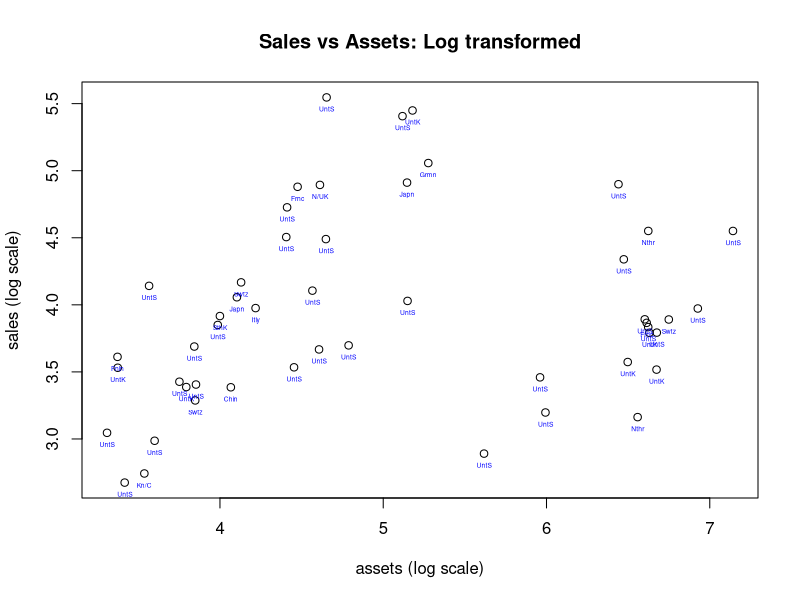
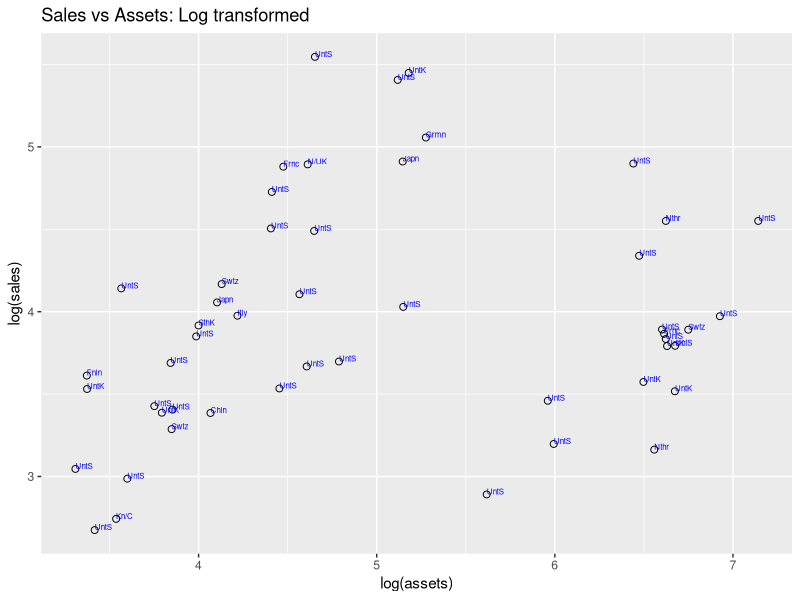
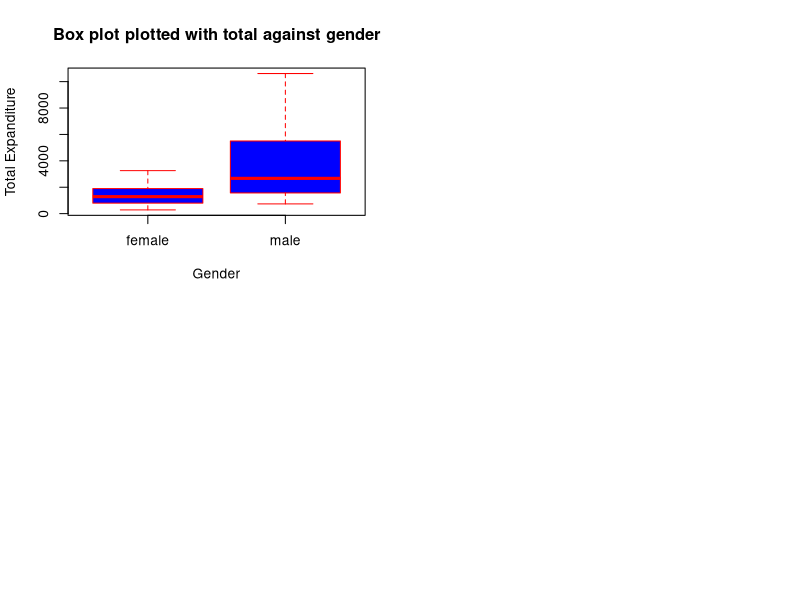
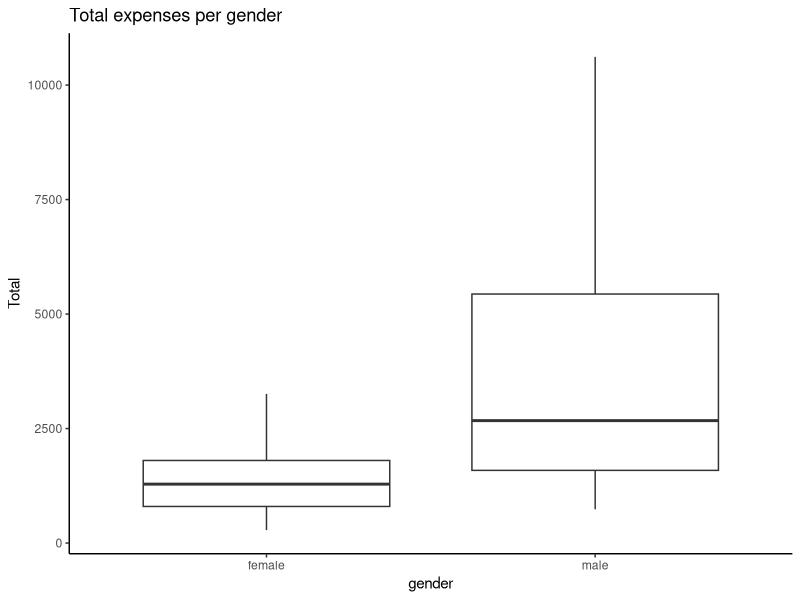
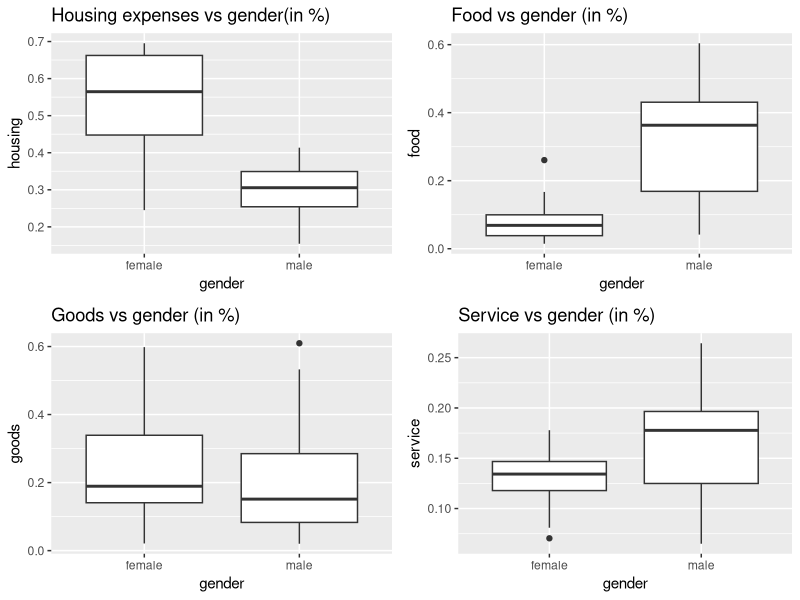
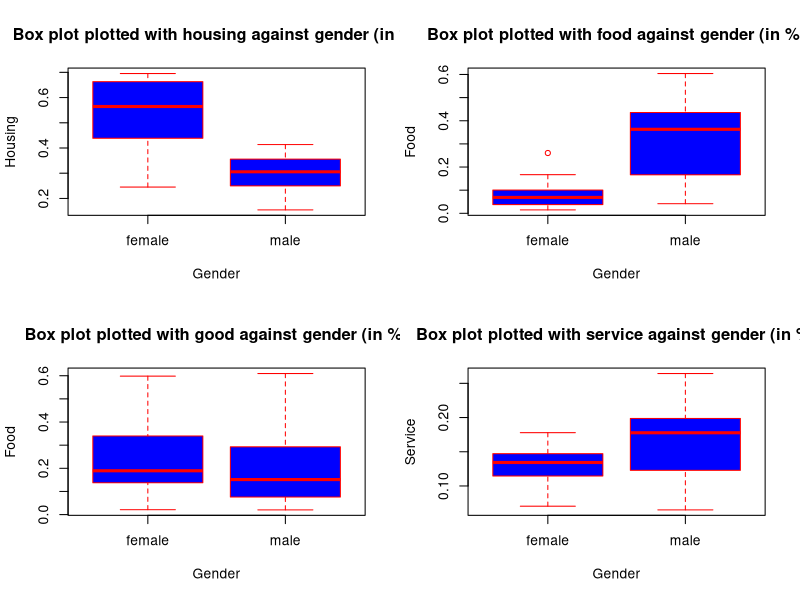
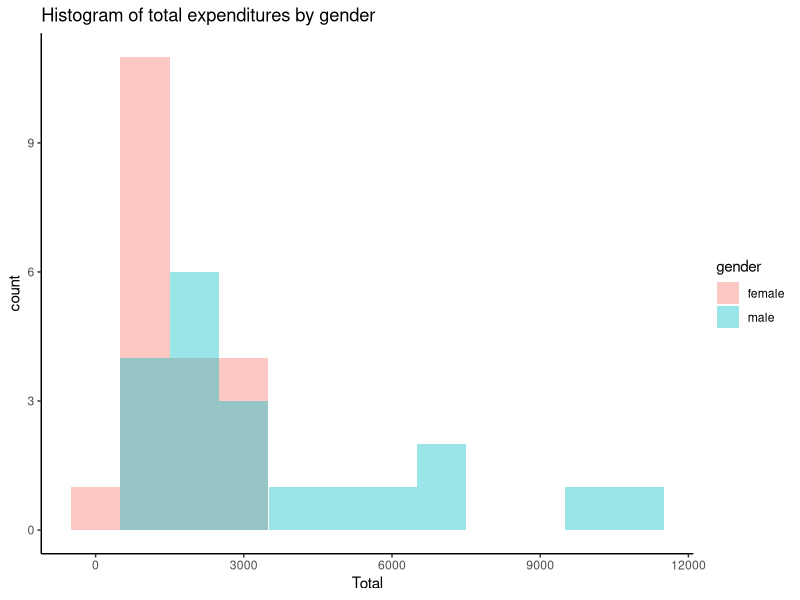
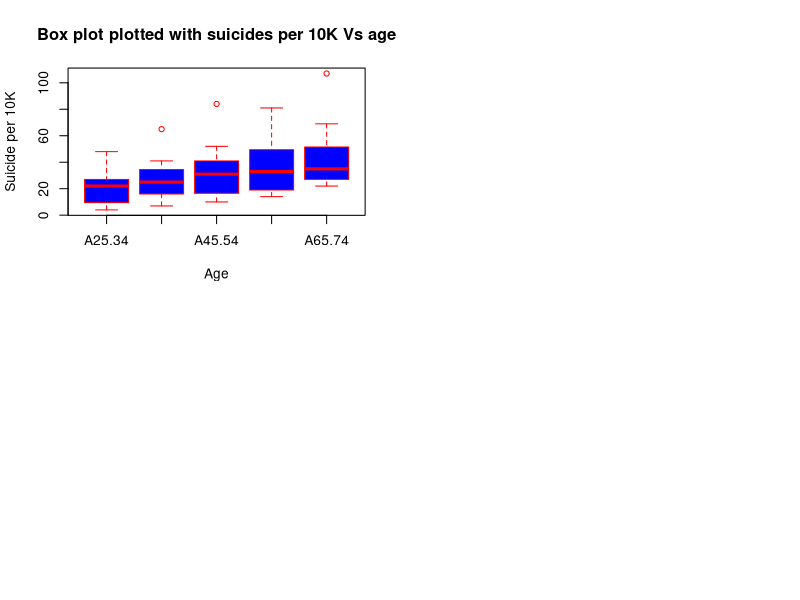

Reproduce these figures in R, in order.
## ---- chunk 1
knitr::opts_chunk$set(message=F,warning=F,echo=F,fig_height=10,fig_width=7,cache = F)
## ---- chunk 2
library('HSAUR3')  #loading the library
# head(Forbes2000) # Viewing top 6 data of the dataframe Forbes2000


# creating a different dataframe with the data of country named in question.
subset.bycountry <- subset(Forbes2000, country %in% c("United States","United Kingdom","France","Germany"))


# first calculating the median by removing all the NAs, and naming this data as country and median
by.country <- setNames(aggregate(subset.bycountry$profits, by = list(subset.bycountry$country), function(x){median(x,na.rm=T)}), c("country", "median"))


# printing the median profit of those country
by.country


## ---- chunk 3
# From the data Forbes2000 selecting only those "Name whose country is Germany and whose profite is less than zero
Forbes2000[Forbes2000$country == "Germany" & Forbes2000$profits < 0, "name"]

## ---- chunk 4
# Sorting the data in decreasing order gives the max to min no of categories for Bermuda island's companies.

sort(table(Forbes2000[Forbes2000$country == "Bermuda", "category"]),decreasing = TRUE)
# head(business.category)

## ---- chunk 5
# Arranging the data according to the profit in decending order 
forbes.data <- Forbes2000[order(Forbes2000$profits,decreasing= TRUE),] 
plot(
    log(forbes.data[1:50, "assets"]), # since data was wide spread there fore using the log scale
    log(forbes.data[1:50, "sales"]), # 1:50 because 50 most profitable company is to be plotted 
    ylab = "sales (log scale)",
    xlab = "assets (log scale)",
    main = "Sales vs Assets: Log transformed")
text(
    x = log(forbes.data[1:50, "assets"]),
    y = log(forbes.data[1:50, "sales"]),
    labels = abbreviate(forbes.data$country[1:50]),
    col = "blue",
    font = 1,
     cex= 0.4,
    pos = 1
)


library(ggplot2)
ggplot(forbes.data[1:50, ], aes(x = log(assets), y = log(sales))) +
    geom_point(shape = 1, size = 2) +
    geom_text(aes(label = abbreviate(country)), hjust = 0, cex= 2, vjust = 0,col = "blue",
    font = 1) +
    labs(title = "Sales vs Assets: Log transformed", color = "country")




## ---- chunk 6
# here every data is in the billion USD
Subset.sales <- Forbes2000[,c("country","sales","profits")]

sales.USD <- 
  setNames(aggregate(Subset.sales$sales, by = list(Subset.sales$country), 
                     function(x){mean(x,na.rm=T)}), c("country", "mean_sales"))
head(sales.USD)

require(dplyr)
Lessthan5b.data <- na.omit(Subset.sales[Subset.sales$profits >= 5,])
Lessthan5b.data %>% count(country)


## ---- chunk 7
data("household", package = "HSAUR3")
head(household)

# Adding all the expances to find the total. Including Total as column for the dara House hold
household$Total <- household$housing+household$food+household$goods+
  household$service

# head(household)

# plotting genders VS total to know which gender has high expanditure
par(mfrow=c(2,2))
boxplot(household$Total ~ household$gender,
data= household,
main="Box plot plotted with total against gender",
xlab="Gender",
ylab="Total Expanditure",
col="Blue",
border="Red"
)

# plot via ggplot
ggplot(household, aes(x=gender, y=Total))+geom_boxplot() +
  labs(title = "Total expenses per gender") + 
  theme_classic()


# Converting into the same units
household$housing <- household$housing/household$Total
household$food <- household$food/household$Total
household$goods <- household$goods/household$Total
household$service <- household$service/household$Total

library(ggplot2)
a <- ggplot(household, aes(x= gender,y=housing))+geom_boxplot()+
              labs(title = "Housing expenses vs gender(in %)")
b <- ggplot(household, aes(x= gender,y=food))+geom_boxplot()+
              labs(title = "Food vs gender (in %)")
c <- ggplot(household, aes(x= gender,y=goods))+geom_boxplot()+
              labs(title = "Goods vs gender (in %)")
d <- ggplot(household, aes(x= gender,y=service))+geom_boxplot()+
              labs(title = "Service vs gender (in %)")

# COmbine all plot in one 
library(gridExtra)
grid.arrange(a,b,c,d, nrow=2, ncol=2)

par(mfrow=c(2,2))
boxplot(household$housing ~ household$gender,
data= household,
main="Box plot plotted with housing against gender (in %)",
xlab="Gender",
ylab="Housing",
col="Blue",
border="Red"
)

boxplot(household$food ~ household$gender,
data= household,
main="Box plot plotted with food against gender (in %)",
xlab="Gender",
ylab="Food",
col="Blue",
border="Red"
)
boxplot(household$good ~ household$gender,
data= household,
main="Box plot plotted with good against gender (in %)",
xlab="Gender",
ylab="Food",
col="Blue",
border="Red"
)

boxplot(household$service ~ household$gender,
data= household,
main="Box plot plotted with service against gender (in %)",
xlab="Gender",
ylab="Service",
col="Blue",
border="Red"
)


ggplot(household, aes(x=Total, fill=gender)) +
  geom_histogram(position="identity", alpha=0.4, binwidth = 1000) + 
  labs(title = "Histogram of total expenditures by gender" ) + 
  theme_classic()

## ---- chunk 8
data("suicides2", package = "HSAUR3")
# head(suicides2)

boxplot(suicides2,
data= suicides2,
main="Box plot plotted with suicides per 10K Vs age",
xlab="Age",
ylab="Suicide per 10K",
col="Blue",
border="Red"
)

library(reshape2)
sucicide.melted <- melt(suicides2)
ggplot(sucicide.melted, aes(x= factor(variable),y=value))+
  geom_boxplot()+
  labs(title = "Box plot plotted with suicides per 10K Vs age")+
  xlab("Age") + ylab("Suicide per 10K")

## ---- chunk 9
# head(chickwts)
1.4826*(median(abs(chickwts$weight- median(chickwts$weight))))
    

mad(chickwts$weight, center = median(chickwts$weight), constant = 1.4826)
## ---- chunk 10
state.df <- data.frame(income=state.x77[,"Income"],
                    name=state.name,
                    div=state.division)
newE.data <- subset(state.df,div== "New England")
(newE.data[which(newE.data$income == min(newE.data$income)),])

## ---- chunk 11

data(Cars93,package= "MASS")
# Cars93
df.cars93 <- Cars93[Cars93$MPG.highway < 25 & Cars93$Weight > 3500, c("Model", "Price", "MPG.highway", "Weight")]
df.cars93[with(df.cars93, order(Price)), ]

## ---- chunk 12
data(Cars93,package= "MASS")
mycars <- Cars93[,c("Min.Price","Max.Price","MPG.city","MPG.highway","EngineSize","Length","Weight")]
cars.Means <- sapply(mycars, FUN = mean)
cars.Means

## ---- chunk 13
std.error <- function(x){sqrt(var(x)/length(x))} #Sd = square root of variance 
cars.std.Errors <- lapply(mycars, std.error)
cars.std.Errors

## ---- chunk 14
data(iris3)
apply(iris3, c(2,3), FUN = mean) #c(2.3) is the margin across which we should perform the function. Since we don not need to perform across rowsbut using 2 (column) and 3 (calculating across column for the third dimension data as well)

## ---- chunk 15
apply(iris3,2,FUN = mean) # the margin = 2 because we are calculating across column for all data

## ---- chunk 16
mydata <- data.frame(state.x77, state.region=state.region,stringsAsFactors = FALSE)
tapply(mydata$Income,mydata$state.region,mean)

## ---- chunk 17
mydata <- data.frame(state.x77, state.division=state.division,stringsAsFactors = FALSE)
tapply(mydata$Illiteracy,mydata$state.division, max)

## ---- chunk 18
mydata <- data.frame(state.x77, state.region=state.region, state.name=state.name, stringsAsFactors = FALSE)
tapply(mydata$state.name,mydata$state.region,length)

## ---- chunk 19
    chick.aov <- aov( weight ~ feed, chickwts)
    
    # summary aov
    summary.aov(chick.aov)
    
    # post-hoc test (Tukey HSD)
    TukeyHSD(chick.aov)

## ---- chunk 20
library(HSAUR3)
  library(stats)
  attach(chickwts)
  head(chickwts)
  t.test(chickwts$weight, mu=240)
  
   ttest=function(x,mu,alpha){
    # x = data
    # mu = sample mean, 
    # alpha = alpha 
    # level = (1-confidence level)
    me=mean(x$weight)
    p1=qt(alpha/2,(nrow(x)-1))
    p2=qt(1-alpha/2,(nrow(x)-1))
    s=sqrt(var(x$weight))
    n=nrow(x)
    
    T=(me-mu)/(s/sqrt(nrow(x))) 
    P=seq(1,1,1)
    P[1]=2*(1-pt(T,n))
    P=data.frame(P)
    return (cbind(P,T))
  }
  
  t_test_values <- ttest(chickwts,240,0.05)
  print ("T value and two sided P values returned by the funtion: ")
  print(t_test_values)

## ---- chunk 21
  message("Hypothesis Result:")
  if (2*abs(t_test_values[1,2])>2*abs(t_test_values[1,1])){
    print("Rejected! The true mean is NOT 240 !!")
  } else if (2*abs(t_test_values[1,2])<2*abs(t_test_values[1,1])){
    print("Null. The mean is 240 !!")
  }
